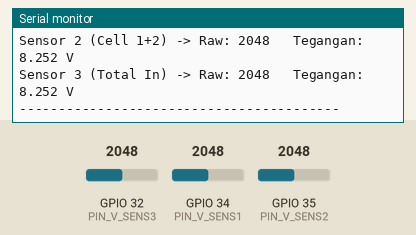
This sketch was run on a simulated ESP32. Shown: the last lines printed to the serial monitor. Inputs (shaded band) come from the test bench; at power-on: GPIO 32 (PIN_V_SENS3) = 2048, GPIO 34 (PIN_V_SENS1) = 2048, GPIO 35 (PIN_V_SENS2) = 2048.

Above: at 1.8 s.
1.9 s: GPIO 32 (PIN_V_SENS3) set to 2866
At 2.4 s:
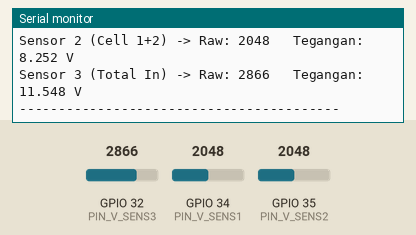
3.4 s: GPIO 34 (PIN_V_SENS1) set to 2866
4.9 s: GPIO 35 (PIN_V_SENS2) set to 2866
At 5.9 s:
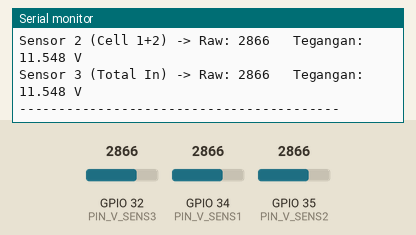
6.4 s: GPIO 32 (PIN_V_SENS3) set to 3603
At 7.7 s:
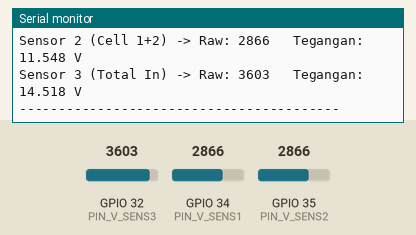
7.9 s: GPIO 34 (PIN_V_SENS1) set to 3603
9.4 s: GPIO 35 (PIN_V_SENS2) set to 3603
At 11.0 s:
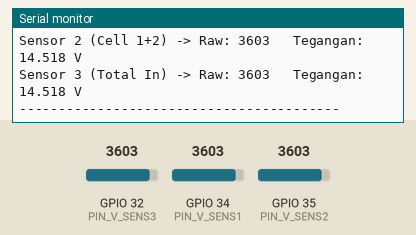
Timing chart, 0 to 11.9 s (numbered marks = the images above; inputs shaded):
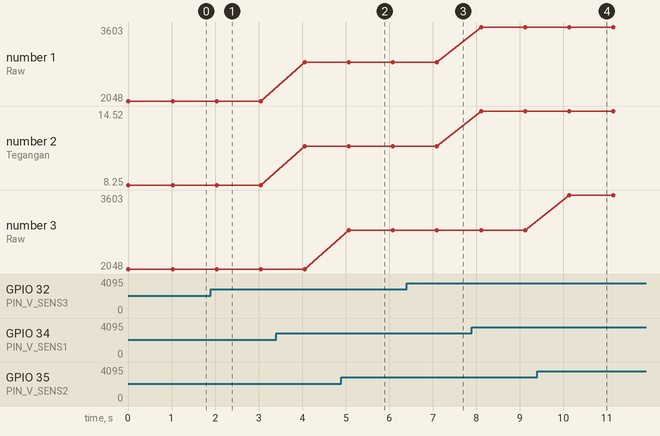

The sketch:

test_voltage_sensors.ino
```cpp
/**
 * Test Sketch: Voltage Sensors (Analog ADC)
 * Menampilkan data ADC mentah (raw ADC) dan tegangan terhitung dari ketiga sensor analog.
 */

#define PIN_V_SENS1 34   // Cell 1
#define PIN_V_SENS2 35   // Cell 2
#define PIN_V_SENS3 32   // Cell 3 / Total

void setup() {
  Serial.begin(115200);
  pinMode(PIN_V_SENS1, INPUT);
  pinMode(PIN_V_SENS2, INPUT);
  pinMode(PIN_V_SENS3, INPUT);

  Serial.println("=========================================");
  Serial.println("       Test: ADC Voltage Sensors         ");
  Serial.println("=========================================");
}

void loop() {
  // Membaca ADC mentah (0 - 4095)
  int raw1 = analogRead(PIN_V_SENS1);
  int raw2 = analogRead(PIN_V_SENS2);
  int raw3 = analogRead(PIN_V_SENS3);

  // Kalkulasi tegangan kasar (Multiplier teoretis: 16.5 / 4095 = 0.0040293)
  float v_sensor1 = raw1 * 0.0040293f;
  float v_sensor2 = raw2 * 0.0040293f;
  float v_sensor3 = raw3 * 0.0040293f;

  // Cetak hasil pembacaan
  Serial.print("Sensor 1 (Cell 1)   -> Raw: "); Serial.print(raw1);
  Serial.print("\t Tegangan: "); Serial.print(v_sensor1, 3); Serial.println(" V");

  Serial.print("Sensor 2 (Cell 1+2) -> Raw: "); Serial.print(raw2);
  Serial.print("\t Tegangan: "); Serial.print(v_sensor2, 3); Serial.println(" V");

  Serial.print("Sensor 3 (Total In) -> Raw: "); Serial.print(raw3);
  Serial.print("\t Tegangan: "); Serial.print(v_sensor3, 3); Serial.println(" V");

  Serial.println("-----------------------------------------");

  delay(1000); // Update setiap 1 detik
}
```

Measured:
- after the input at 1.9 s, the serial monitor: prints a new line after 0.14 s (image 1)
- after the input at 4.9 s, the serial monitor: prints a new line after 0.17 s (image 2)
- after the input at 6.4 s, the serial monitor: prints a new line after 0.70 s (image 3)
- after the input at 9.4 s, the serial monitor: prints a new line after 0.74 s (image 4)
